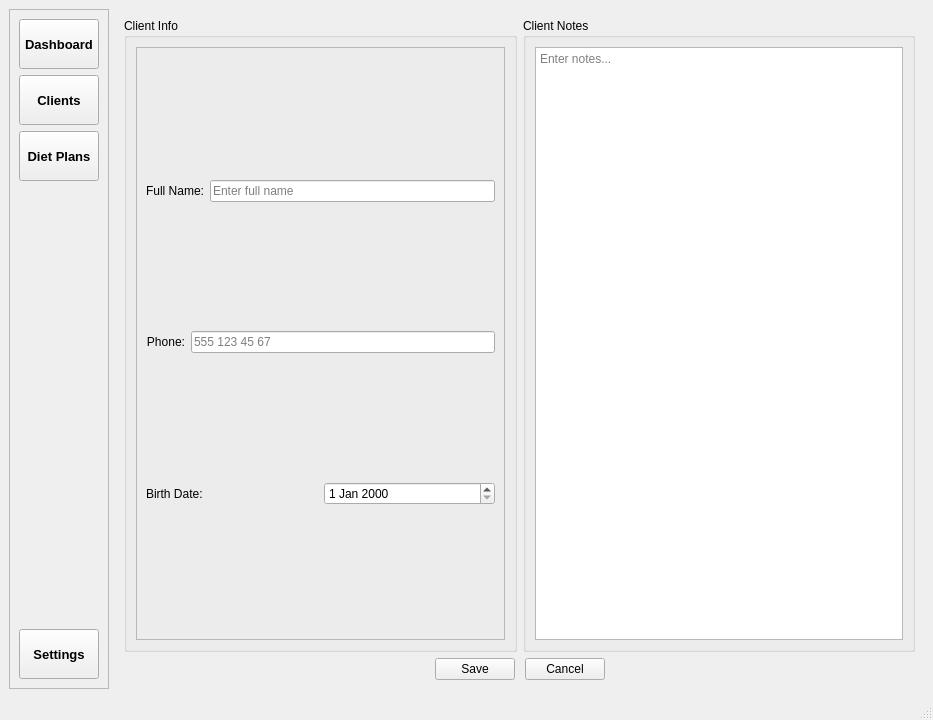
<?xml version="1.0" encoding="UTF-8"?>
<ui version="4.0">
 <class>MainWindow</class>
 <widget class="QMainWindow" name="MainWindow">
  <property name="geometry">
   <rect>
    <x>0</x>
    <y>0</y>
    <width>933</width>
    <height>720</height>
   </rect>
  </property>
  <property name="windowTitle">
   <string>MainWindow</string>
  </property>
  <widget class="QWidget" name="centralwidget">
   <layout class="QGridLayout" name="gridLayout_9">
    <item row="0" column="0">
     <widget class="QFrame" name="frame">
      <property name="maximumSize">
       <size>
        <width>200</width>
        <height>16777215</height>
       </size>
      </property>
      <property name="frameShape">
       <enum>QFrame::StyledPanel</enum>
      </property>
      <property name="frameShadow">
       <enum>QFrame::Raised</enum>
      </property>
      <layout class="QVBoxLayout" name="verticalLayout">
       <item>
        <widget class="QPushButton" name="btn_dashboard">
         <property name="minimumSize">
          <size>
           <width>0</width>
           <height>50</height>
          </size>
         </property>
         <property name="font">
          <font>
           <pointsize>10</pointsize>
           <weight>75</weight>
           <bold>true</bold>
          </font>
         </property>
         <property name="cursor">
          <cursorShape>PointingHandCursor</cursorShape>
         </property>
         <property name="text">
          <string>Dashboard</string>
         </property>
        </widget>
       </item>
       <item>
        <widget class="QPushButton" name="btn_clients">
         <property name="minimumSize">
          <size>
           <width>0</width>
           <height>50</height>
          </size>
         </property>
         <property name="font">
          <font>
           <pointsize>10</pointsize>
           <weight>75</weight>
           <bold>true</bold>
          </font>
         </property>
         <property name="cursor">
          <cursorShape>PointingHandCursor</cursorShape>
         </property>
         <property name="text">
          <string>Clients</string>
         </property>
        </widget>
       </item>
       <item>
        <widget class="QPushButton" name="btn_diet_plans">
         <property name="minimumSize">
          <size>
           <width>0</width>
           <height>50</height>
          </size>
         </property>
         <property name="font">
          <font>
           <pointsize>10</pointsize>
           <weight>75</weight>
           <bold>true</bold>
          </font>
         </property>
         <property name="cursor">
          <cursorShape>PointingHandCursor</cursorShape>
         </property>
         <property name="text">
          <string>Diet Plans</string>
         </property>
        </widget>
       </item>
       <item>
        <spacer name="verticalSpacer">
         <property name="orientation">
          <enum>Qt::Vertical</enum>
         </property>
         <property name="sizeHint" stdset="0">
          <size>
           <width>20</width>
           <height>40</height>
          </size>
         </property>
        </spacer>
       </item>
       <item>
        <widget class="QPushButton" name="btn_settings">
         <property name="minimumSize">
          <size>
           <width>0</width>
           <height>50</height>
          </size>
         </property>
         <property name="font">
          <font>
           <pointsize>10</pointsize>
           <weight>75</weight>
           <bold>true</bold>
          </font>
         </property>
         <property name="cursor">
          <cursorShape>PointingHandCursor</cursorShape>
         </property>
         <property name="text">
          <string>Settings</string>
         </property>
        </widget>
       </item>
      </layout>
     </widget>
    </item>
    <item row="0" column="1">
     <widget class="QStackedWidget" name="stackedWidget">
      <property name="currentIndex">
       <number>3</number>
      </property>
      <widget class="QWidget" name="page_dashboard">
       <layout class="QVBoxLayout" name="verticalLayout_dashboard">
        <property name="spacing">
         <number>20</number>
        </property>
        <property name="leftMargin">
         <number>20</number>
        </property>
        <property name="topMargin">
         <number>20</number>
        </property>
        <property name="rightMargin">
         <number>20</number>
        </property>
        <property name="bottomMargin">
         <number>20</number>
        </property>
        <item>
         <widget class="QLabel" name="label_greeting">
          <property name="font">
           <font>
            <pointsize>28</pointsize>
            <weight>75</weight>
            <bold>true</bold>
           </font>
          </property>
          <property name="text">
           <string>Hi, User!</string>
          </property>
         </widget>
        </item>
        <item>
         <widget class="QLabel" name="TitleLabel">
          <property name="font">
           <font>
            <pointsize>18</pointsize>
            <weight>75</weight>
            <bold>true</bold>
           </font>
          </property>
          <property name="text">
           <string> Dashboard</string>
          </property>
         </widget>
        </item>
        <item>
         <layout class="QHBoxLayout" name="horizontalLayout_stats" stretch="1,1,1">
          <item>
           <widget class="QGroupBox" name="card_total_clients">
            <property name="title">
             <string>👥 Total Clients</string>
            </property>
            <layout class="QVBoxLayout" name="verticalLayout_card1">
             <item>
              <widget class="QLabel" name="label_total_clients">
               <property name="font">
                <font>
                 <pointsize>24</pointsize>
                 <weight>75</weight>
                 <bold>true</bold>
                </font>
               </property>
               <property name="styleSheet">
                <string>color: #34C759;</string>
               </property>
               <property name="text">
                <string>0</string>
               </property>
               <property name="alignment">
                <set>Qt::AlignCenter</set>
               </property>
              </widget>
             </item>
            </layout>
           </widget>
          </item>
          <item>
           <widget class="QGroupBox" name="card_total_measurements">
            <property name="title">
             <string>📊 Total Measurements</string>
            </property>
            <layout class="QVBoxLayout" name="verticalLayout_card2">
             <item>
              <widget class="QLabel" name="label_total_measurements">
               <property name="font">
                <font>
                 <pointsize>24</pointsize>
                 <weight>75</weight>
                 <bold>true</bold>
                </font>
               </property>
               <property name="styleSheet">
                <string>color: #FF9500;</string>
               </property>
               <property name="text">
                <string>0</string>
               </property>
               <property name="alignment">
                <set>Qt::AlignCenter</set>
               </property>
              </widget>
             </item>
            </layout>
           </widget>
          </item>
          <item>
           <widget class="QGroupBox" name="card_active_diets">
            <property name="title">
             <string>🥗 Active Diets</string>
            </property>
            <layout class="QVBoxLayout" name="verticalLayout_card3">
             <item>
              <widget class="QLabel" name="label_active_diets">
               <property name="font">
                <font>
                 <pointsize>24</pointsize>
                 <weight>75</weight>
                 <bold>true</bold>
                </font>
               </property>
               <property name="styleSheet">
                <string>color: #007AFF;</string>
               </property>
               <property name="text">
                <string>0</string>
               </property>
               <property name="alignment">
                <set>Qt::AlignCenter</set>
               </property>
              </widget>
             </item>
            </layout>
           </widget>
          </item>
         </layout>
        </item>
        <item>
         <widget class="QGroupBox" name="groupBox_recent_activity">
          <property name="title">
           <string>📋 Recent Activity</string>
          </property>
          <layout class="QVBoxLayout" name="verticalLayout_activity">
           <item>
            <widget class="QListWidget" name="list_recent_activity"/>
           </item>
          </layout>
         </widget>
        </item>
        <item>
         <spacer name="verticalSpacer">
          <property name="orientation">
           <enum>Qt::Vertical</enum>
          </property>
          <property name="sizeHint" stdset="0">
           <size>
            <width>20</width>
            <height>40</height>
           </size>
          </property>
         </spacer>
        </item>
       </layout>
      </widget>
      <widget class="QWidget" name="page_clients">
       <layout class="QVBoxLayout" name="verticalLayout_2">
        <item>
         <layout class="QHBoxLayout" name="horizontalLayout_2">
          <item>
           <widget class="QPushButton" name="btn_delete">
            <property name="text">
             <string>Delete Client</string>
            </property>
           </widget>
          </item>
          <item>
           <widget class="QPushButton" name="btn_add_new">
            <property name="cursor">
             <cursorShape>PointingHandCursor</cursorShape>
            </property>
            <property name="text">
             <string>Add New Client</string>
            </property>
           </widget>
          </item>
          <item>
           <widget class="QLineEdit" name="search_clients">
            <property name="placeholderText">
             <string>🔍 Search by name...</string>
            </property>
           </widget>
          </item>
         </layout>
        </item>
        <item>
         <widget class="QTableWidget" name="tableWidget"/>
        </item>
       </layout>
      </widget>
      <widget class="QWidget" name="page_client_detail">
       <property name="sizePolicy">
        <sizepolicy hsizetype="Expanding" vsizetype="Expanding">
         <horstretch>0</horstretch>
         <verstretch>0</verstretch>
        </sizepolicy>
       </property>
       <layout class="QVBoxLayout" name="verticalLayout_8">
        <item>
         <layout class="QHBoxLayout" name="horizontalLayout_6">
          <item>
           <widget class="QPushButton" name="btn_back_to_list">
            <property name="text">
             <string>Back</string>
            </property>
           </widget>
          </item>
          <item>
           <widget class="QPushButton" name="btn_edit">
            <property name="cursor">
             <cursorShape>PointingHandCursor</cursorShape>
            </property>
            <property name="text">
             <string>Edit Client</string>
            </property>
           </widget>
          </item>
          <item>
           <widget class="QLabel" name="lbl_client_name">
            <property name="font">
             <font>
              <family>MS UI Gothic</family>
              <pointsize>24</pointsize>
             </font>
            </property>
            <property name="text">
             <string>Client Detail</string>
            </property>
           </widget>
          </item>
          <item>
           <widget class="QLabel" name="lbl_age">
            <property name="text">
             <string>...age</string>
            </property>
           </widget>
          </item>
          <item>
           <widget class="QLabel" name="lbl_client_phone">
            <property name="text">
             <string>phone....</string>
            </property>
           </widget>
          </item>
         </layout>
        </item>
        <item>
         <widget class="QTabWidget" name="tabWidget">
          <property name="layoutDirection">
           <enum>Qt::LeftToRight</enum>
          </property>
          <property name="currentIndex">
           <number>0</number>
          </property>
          <widget class="QWidget" name="tab_overview">
           <attribute name="title">
            <string>Overview</string>
           </attribute>
           <layout class="QVBoxLayout" name="verticalLayout_9"/>
          </widget>
          <widget class="QWidget" name="tab_measurements">
           <attribute name="title">
            <string>Measurements</string>
           </attribute>
           <layout class="QVBoxLayout" name="verticalLayout_10">
            <item>
             <widget class="QTableWidget" name="table_measurements">
              <column>
               <property name="text">
                <string>Date</string>
               </property>
              </column>
              <column>
               <property name="text">
                <string>Weight (kg)</string>
               </property>
              </column>
              <column>
               <property name="text">
                <string>Waist (cm)</string>
               </property>
              </column>
              <column>
               <property name="text">
                <string>Body Fat (%)</string>
               </property>
              </column>
              <column>
               <property name="text">
                <string>Muscle (kg)</string>
               </property>
              </column>
              <column>
               <property name="text">
                <string>Metabolic Age</string>
               </property>
              </column>
              <column>
               <property name="text">
                <string>BMR (kcal)</string>
               </property>
              </column>
             </widget>
            </item>
           </layout>
          </widget>
          <widget class="QWidget" name="tab_notes">
           <attribute name="title">
            <string>Notes</string>
           </attribute>
           <layout class="QGridLayout" name="gridLayout">
            <item row="0" column="0">
             <widget class="QGroupBox" name="groupBox_7">
              <property name="sizePolicy">
               <sizepolicy hsizetype="Expanding" vsizetype="Expanding">
                <horstretch>0</horstretch>
                <verstretch>0</verstretch>
               </sizepolicy>
              </property>
              <property name="title">
               <string>Notes</string>
              </property>
              <widget class="QLabel" name="lbl_client_notes">
               <property name="geometry">
                <rect>
                 <x>20</x>
                 <y>30</y>
                 <width>251</width>
                 <height>61</height>
                </rect>
               </property>
               <property name="text">
                <string>....</string>
               </property>
               <property name="wordWrap">
                <bool>true</bool>
               </property>
              </widget>
             </widget>
            </item>
           </layout>
          </widget>
         </widget>
        </item>
        <item>
         <layout class="QHBoxLayout" name="horizontalLayout_8">
          <item>
           <spacer name="horizontalSpacer_2">
            <property name="orientation">
             <enum>Qt::Horizontal</enum>
            </property>
            <property name="sizeHint" stdset="0">
             <size>
              <width>40</width>
              <height>20</height>
             </size>
            </property>
           </spacer>
          </item>
          <item>
           <widget class="QPushButton" name="btn_add_measurement">
            <property name="font">
             <font>
              <pointsize>10</pointsize>
              <weight>75</weight>
              <bold>true</bold>
             </font>
            </property>
            <property name="cursor">
             <cursorShape>PointingHandCursor</cursorShape>
            </property>
            <property name="text">
             <string>+ Add Measurement</string>
            </property>
           </widget>
          </item>
         </layout>
        </item>
        <item>
         <widget class="Line" name="line">
          <property name="orientation">
           <enum>Qt::Horizontal</enum>
          </property>
         </widget>
        </item>
       </layout>
      </widget>
      <widget class="QWidget" name="page_add_client">
       <layout class="QGridLayout" name="gridLayout_12">
        <item row="0" column="0">
         <widget class="QGroupBox" name="groupBox_11">
          <property name="title">
           <string>Client Info</string>
          </property>
          <layout class="QGridLayout" name="gridLayout_11">
           <item row="0" column="0">
            <widget class="QFrame" name="frame_5">
             <property name="frameShape">
              <enum>QFrame::StyledPanel</enum>
             </property>
             <property name="frameShadow">
              <enum>QFrame::Raised</enum>
             </property>
             <layout class="QVBoxLayout" name="verticalLayout_18">
              <item>
               <layout class="QHBoxLayout" name="horizontalLayout_12">
                <item>
                 <widget class="QLabel" name="label_name">
                  <property name="text">
                   <string>Full Name:</string>
                  </property>
                  <property name="alignment">
                   <set>Qt::AlignRight|Qt::AlignTrailing|Qt::AlignVCenter</set>
                  </property>
                 </widget>
                </item>
                <item>
                 <widget class="QLineEdit" name="txt_name">
                  <property name="placeholderText">
                   <string>Enter full name</string>
                  </property>
                 </widget>
                </item>
               </layout>
              </item>
              <item>
               <layout class="QHBoxLayout" name="horizontalLayout_13">
                <item>
                 <widget class="QLabel" name="label_phone">
                  <property name="text">
                   <string>Phone:</string>
                  </property>
                  <property name="alignment">
                   <set>Qt::AlignRight|Qt::AlignTrailing|Qt::AlignVCenter</set>
                  </property>
                 </widget>
                </item>
                <item>
                 <widget class="QLineEdit" name="txt_phone">
                  <property name="placeholderText">
                   <string>555 123 45 67</string>
                  </property>
                 </widget>
                </item>
               </layout>
              </item>
              <item>
               <layout class="QHBoxLayout" name="horizontalLayout_14">
                <item>
                 <widget class="QLabel" name="label_birth_date">
                  <property name="text">
                   <string>Birth Date:</string>
                  </property>
                  <property name="alignment">
                   <set>Qt::AlignLeading|Qt::AlignLeft|Qt::AlignVCenter</set>
                  </property>
                 </widget>
                </item>
                <item>
                 <widget class="QDateEdit" name="date_birth_add"/>
                </item>
               </layout>
              </item>
             </layout>
            </widget>
           </item>
          </layout>
         </widget>
        </item>
        <item row="0" column="1">
         <widget class="QGroupBox" name="groupBox_8">
          <property name="title">
           <string>Client Notes</string>
          </property>
          <layout class="QGridLayout" name="gridLayout_10">
           <item row="0" column="0">
            <widget class="QPlainTextEdit" name="txt_notes">
             <property name="placeholderText">
              <string>Enter notes...</string>
             </property>
            </widget>
           </item>
          </layout>
         </widget>
        </item>
        <item row="1" column="0" colspan="2">
         <layout class="QHBoxLayout" name="horizontalLayout_buttons">
          <property name="spacing">
           <number>10</number>
          </property>
          <item>
           <spacer name="horizontalSpacer_left">
            <property name="orientation">
             <enum>Qt::Horizontal</enum>
            </property>
            <property name="sizeType">
             <enum>QSizePolicy::Expanding</enum>
            </property>
            <property name="sizeHint" stdset="0">
             <size>
              <width>40</width>
              <height>20</height>
             </size>
            </property>
           </spacer>
          </item>
          <item>
           <widget class="QPushButton" name="btn_save">
            <property name="text">
             <string>Save</string>
            </property>
           </widget>
          </item>
          <item>
           <widget class="QPushButton" name="btn_cancel">
            <property name="text">
             <string>Cancel</string>
            </property>
           </widget>
          </item>
          <item>
           <spacer name="horizontalSpacer_right">
            <property name="orientation">
             <enum>Qt::Horizontal</enum>
            </property>
            <property name="sizeType">
             <enum>QSizePolicy::Expanding</enum>
            </property>
            <property name="sizeHint" stdset="0">
             <size>
              <width>40</width>
              <height>20</height>
             </size>
            </property>
           </spacer>
          </item>
         </layout>
        </item>
       </layout>
      </widget>
      <widget class="QWidget" name="page_diet_plans">
       <property name="sizePolicy">
        <sizepolicy hsizetype="Expanding" vsizetype="Expanding">
         <horstretch>0</horstretch>
         <verstretch>0</verstretch>
        </sizepolicy>
       </property>
       <layout class="QVBoxLayout" name="verticalLayout_17">
        <item>
         <layout class="QHBoxLayout" name="horizontalLayout_10">
          <item>
           <widget class="QComboBox" name="cmb_client_select">
            <property name="placeholderText" stdset="0">
             <string>Select a client...</string>
            </property>
           </widget>
          </item>
          <item>
           <spacer name="horizontalSpacer_diet">
            <property name="orientation">
             <enum>Qt::Horizontal</enum>
            </property>
            <property name="sizeType">
             <enum>QSizePolicy::Expanding</enum>
            </property>
            <property name="sizeHint" stdset="0">
             <size>
              <width>40</width>
              <height>20</height>
             </size>
            </property>
           </spacer>
          </item>
         </layout>
        </item>
        <item>
         <widget class="QStackedWidget" name="stack_diet_sub">
          <property name="currentIndex">
           <number>0</number>
          </property>
          <widget class="QWidget" name="page">
           <layout class="QVBoxLayout" name="verticalLayout_6">
            <item>
             <layout class="QHBoxLayout" name="horizontalLayout_11">
              <item>
               <spacer name="horizontalSpacer_4">
                <property name="orientation">
                 <enum>Qt::Horizontal</enum>
                </property>
                <property name="sizeHint" stdset="0">
                 <size>
                  <width>40</width>
                  <height>20</height>
                 </size>
                </property>
               </spacer>
              </item>
              <item>
               <widget class="QPushButton" name="btn_new_diet">
                <property name="cursor">
                 <cursorShape>PointingHandCursor</cursorShape>
                </property>
                <property name="text">
                 <string>Add New Diet</string>
                </property>
               </widget>
              </item>
             </layout>
            </item>
            <item>
             <widget class="QTableWidget" name="table_diet_history">
              <attribute name="horizontalHeaderCascadingSectionResizes">
               <bool>false</bool>
              </attribute>
              <column>
               <property name="text">
                <string>Date</string>
               </property>
               <property name="textAlignment">
                <set>AlignCenter</set>
               </property>
              </column>
              <column>
               <property name="text">
                <string>Diet Name</string>
               </property>
               <property name="textAlignment">
                <set>AlignCenter</set>
               </property>
              </column>
              <column>
               <property name="text">
                <string>Status</string>
               </property>
               <property name="textAlignment">
                <set>AlignCenter</set>
               </property>
              </column>
             </widget>
            </item>
           </layout>
          </widget>
          <widget class="QWidget" name="page_2">
           <layout class="QVBoxLayout" name="verticalLayout_7">
            <item>
             <widget class="QScrollArea" name="scrollArea">
              <property name="widgetResizable">
               <bool>true</bool>
              </property>
              <widget class="QWidget" name="scrollAreaWidgetContents">
               <property name="geometry">
                <rect>
                 <x>0</x>
                 <y>0</y>
                 <width>304</width>
                 <height>852</height>
                </rect>
               </property>
               <property name="sizePolicy">
                <sizepolicy hsizetype="Expanding" vsizetype="Expanding">
                 <horstretch>0</horstretch>
                 <verstretch>0</verstretch>
                </sizepolicy>
               </property>
               <property name="inputMethodHints">
                <set>Qt::ImhSensitiveData</set>
               </property>
               <layout class="QVBoxLayout" name="verticalLayout_3">
                <item>
                 <widget class="QLineEdit" name="txt_diet_title">
                  <property name="placeholderText">
                   <string>📋 Diet Plan Title (e.g., Detox Plan, Weight Loss, etc.)</string>
                  </property>
                 </widget>
                </item>
                <item>
                 <widget class="QGroupBox" name="groupBox">
                  <property name="sizePolicy">
                   <sizepolicy hsizetype="Expanding" vsizetype="Expanding">
                    <horstretch>0</horstretch>
                    <verstretch>0</verstretch>
                   </sizepolicy>
                  </property>
                  <property name="title">
                   <string>Breakfast</string>
                  </property>
                  <layout class="QGridLayout" name="gridLayout_3">
                   <item row="0" column="0">
                    <widget class="QPlainTextEdit" name="txt_breakfast"/>
                   </item>
                  </layout>
                 </widget>
                </item>
                <item>
                 <widget class="QGroupBox" name="groupBox_2">
                  <property name="sizePolicy">
                   <sizepolicy hsizetype="Expanding" vsizetype="Expanding">
                    <horstretch>0</horstretch>
                    <verstretch>0</verstretch>
                   </sizepolicy>
                  </property>
                  <property name="title">
                   <string>Morning Snack</string>
                  </property>
                  <layout class="QGridLayout" name="gridLayout_4">
                   <item row="0" column="0">
                    <widget class="QPlainTextEdit" name="txt_snack_1"/>
                   </item>
                  </layout>
                 </widget>
                </item>
                <item>
                 <widget class="QGroupBox" name="groupBox_3">
                  <property name="sizePolicy">
                   <sizepolicy hsizetype="Expanding" vsizetype="Expanding">
                    <horstretch>0</horstretch>
                    <verstretch>0</verstretch>
                   </sizepolicy>
                  </property>
                  <property name="title">
                   <string>Lunch</string>
                  </property>
                  <layout class="QGridLayout" name="gridLayout_5">
                   <item row="0" column="0">
                    <widget class="QPlainTextEdit" name="txt_lunch"/>
                   </item>
                  </layout>
                 </widget>
                </item>
                <item>
                 <widget class="QGroupBox" name="groupBox_4">
                  <property name="sizePolicy">
                   <sizepolicy hsizetype="Expanding" vsizetype="Expanding">
                    <horstretch>0</horstretch>
                    <verstretch>0</verstretch>
                   </sizepolicy>
                  </property>
                  <property name="title">
                   <string>Afternoon Snack</string>
                  </property>
                  <layout class="QGridLayout" name="gridLayout_6">
                   <item row="0" column="0">
                    <widget class="QPlainTextEdit" name="txt_snack_2"/>
                   </item>
                  </layout>
                 </widget>
                </item>
                <item>
                 <widget class="QGroupBox" name="groupBox_5">
                  <property name="sizePolicy">
                   <sizepolicy hsizetype="Expanding" vsizetype="Expanding">
                    <horstretch>0</horstretch>
                    <verstretch>0</verstretch>
                   </sizepolicy>
                  </property>
                  <property name="title">
                   <string>Dinner</string>
                  </property>
                  <layout class="QGridLayout" name="gridLayout_7">
                   <item row="0" column="0">
                    <widget class="QPlainTextEdit" name="txt_dinner"/>
                   </item>
                  </layout>
                 </widget>
                </item>
                <item>
                 <widget class="QGroupBox" name="groupBox_6">
                  <property name="sizePolicy">
                   <sizepolicy hsizetype="Expanding" vsizetype="Expanding">
                    <horstretch>0</horstretch>
                    <verstretch>0</verstretch>
                   </sizepolicy>
                  </property>
                  <property name="title">
                   <string>Evening Snack</string>
                  </property>
                  <layout class="QGridLayout" name="gridLayout_8">
                   <item row="0" column="0">
                    <widget class="QPlainTextEdit" name="txt_snack_3"/>
                   </item>
                  </layout>
                 </widget>
                </item>
                <item>
                 <layout class="QHBoxLayout" name="horizontalLayout">
                  <item>
                   <widget class="QPushButton" name="btn_save_diet">
                    <property name="font">
                     <font>
                      <pointsize>10</pointsize>
                      <weight>75</weight>
                      <bold>true</bold>
                     </font>
                    </property>
                    <property name="cursor">
                     <cursorShape>PointingHandCursor</cursorShape>
                    </property>
                    <property name="text">
                     <string>Save Diet Plan</string>
                    </property>
                   </widget>
                  </item>
                  <item>
                   <widget class="QPushButton" name="btn_delete_diet">
                    <property name="font">
                     <font>
                      <pointsize>10</pointsize>
                      <weight>75</weight>
                      <bold>true</bold>
                     </font>
                    </property>
                    <property name="text">
                     <string>Delete Diet Plan</string>
                    </property>
                   </widget>
                  </item>
                 </layout>
                </item>
               </layout>
              </widget>
             </widget>
            </item>
           </layout>
          </widget>
         </widget>
        </item>
        <item>
         <layout class="QHBoxLayout" name="horizontalLayout_9">
          <item>
           <spacer name="horizontalSpacer_3">
            <property name="orientation">
             <enum>Qt::Horizontal</enum>
            </property>
            <property name="sizeHint" stdset="0">
             <size>
              <width>40</width>
              <height>20</height>
             </size>
            </property>
           </spacer>
          </item>
          <item>
           <widget class="QPushButton" name="btn_back_to_diet_list">
            <property name="cursor">
             <cursorShape>PointingHandCursor</cursorShape>
            </property>
            <property name="text">
             <string>Back To Diet List</string>
            </property>
           </widget>
          </item>
         </layout>
        </item>
       </layout>
      </widget>
      <widget class="QWidget" name="page_settings">
       <layout class="QGridLayout" name="gridLayout_2">
        <item row="1" column="0">
         <widget class="QGroupBox" name="groupBox_10">
          <property name="title">
           <string>📊 DATA &amp;&amp; EXPORT</string>
          </property>
          <layout class="QVBoxLayout" name="verticalLayout_12">
           <item>
            <widget class="QFrame" name="frame_3">
             <property name="frameShape">
              <enum>QFrame::StyledPanel</enum>
             </property>
             <property name="frameShadow">
              <enum>QFrame::Raised</enum>
             </property>
             <layout class="QVBoxLayout" name="verticalLayout_15">
              <item>
               <layout class="QVBoxLayout" name="verticalLayout_11">
                <item>
                 <widget class="QLabel" name="label_total_clients_2">
                  <property name="text">
                   <string>Total Clients: 5</string>
                  </property>
                 </widget>
                </item>
                <item>
                 <widget class="QLabel" name="label_total_measurements_2">
                  <property name="text">
                   <string>Total Measurements: 12</string>
                  </property>
                 </widget>
                </item>
               </layout>
              </item>
              <item>
               <layout class="QHBoxLayout" name="horizontalLayout_7">
                <item>
                 <widget class="QPushButton" name="btn_export_pdf">
                  <property name="cursor">
                   <cursorShape>PointingHandCursor</cursorShape>
                  </property>
                  <property name="text">
                   <string>Export as PDF</string>
                  </property>
                 </widget>
                </item>
                <item>
                 <widget class="QPushButton" name="btn_backup">
                  <property name="cursor">
                   <cursorShape>PointingHandCursor</cursorShape>
                  </property>
                  <property name="text">
                   <string>Backup</string>
                  </property>
                 </widget>
                </item>
               </layout>
              </item>
             </layout>
            </widget>
           </item>
          </layout>
         </widget>
        </item>
        <item row="1" column="1">
         <widget class="QGroupBox" name="groupBox_9">
          <property name="title">
           <string>🌍 PREFERENCES</string>
          </property>
          <layout class="QVBoxLayout" name="verticalLayout_5">
           <item>
            <widget class="QFrame" name="frame_4">
             <property name="frameShape">
              <enum>QFrame::StyledPanel</enum>
             </property>
             <property name="frameShadow">
              <enum>QFrame::Raised</enum>
             </property>
             <layout class="QVBoxLayout" name="verticalLayout_16">
              <item>
               <layout class="QHBoxLayout" name="horizontalLayout_4">
                <item>
                 <widget class="QLabel" name="label">
                  <property name="text">
                   <string>🌐 Language:</string>
                  </property>
                 </widget>
                </item>
                <item>
                 <widget class="QComboBox" name="combo_language">
                  <property name="cursor">
                   <cursorShape>PointingHandCursor</cursorShape>
                  </property>
                  <item>
                   <property name="text">
                    <string>English</string>
                   </property>
                  </item>
                  <item>
                   <property name="text">
                    <string>Türkçe</string>
                   </property>
                  </item>
                  <item>
                   <property name="text">
                    <string>한국어</string>
                   </property>
                  </item>
                 </widget>
                </item>
               </layout>
              </item>
              <item>
               <layout class="QHBoxLayout" name="horizontalLayout_5">
                <item>
                 <widget class="QLabel" name="label_2">
                  <property name="text">
                   <string>🎨 Theme:</string>
                  </property>
                 </widget>
                </item>
                <item>
                 <widget class="QComboBox" name="combo_theme">
                  <property name="cursor">
                   <cursorShape>PointingHandCursor</cursorShape>
                  </property>
                  <item>
                   <property name="text">
                    <string>Light</string>
                   </property>
                  </item>
                  <item>
                   <property name="text">
                    <string>Dark</string>
                   </property>
                  </item>
                 </widget>
                </item>
               </layout>
              </item>
             </layout>
            </widget>
           </item>
          </layout>
         </widget>
        </item>
        <item row="0" column="0" colspan="2">
         <widget class="QGroupBox" name="group_profile">
          <property name="title">
           <string>👤 PROFILE</string>
          </property>
          <layout class="QVBoxLayout" name="verticalLayout_4">
           <item>
            <widget class="QFrame" name="frame_2">
             <property name="frameShape">
              <enum>QFrame::StyledPanel</enum>
             </property>
             <property name="frameShadow">
              <enum>QFrame::Raised</enum>
             </property>
             <layout class="QVBoxLayout" name="verticalLayout_14">
              <item>
               <layout class="QHBoxLayout" name="horizontalLayout_3">
                <item>
                 <widget class="QLabel" name="label_current_user">
                  <property name="text">
                   <string>Logged in as: John Smith</string>
                  </property>
                 </widget>
                </item>
                <item>
                 <spacer name="horizontalSpacer">
                  <property name="orientation">
                   <enum>Qt::Horizontal</enum>
                  </property>
                  <property name="sizeHint" stdset="0">
                   <size>
                    <width>40</width>
                    <height>20</height>
                   </size>
                  </property>
                 </spacer>
                </item>
                <item>
                 <layout class="QVBoxLayout" name="verticalLayout_13">
                  <item>
                   <widget class="QPushButton" name="btn_edit_profile">
                    <property name="cursor">
                     <cursorShape>PointingHandCursor</cursorShape>
                    </property>
                    <property name="text">
                     <string>Edit Profile</string>
                    </property>
                   </widget>
                  </item>
                  <item>
                   <widget class="QPushButton" name="btn_change_password">
                    <property name="cursor">
                     <cursorShape>PointingHandCursor</cursorShape>
                    </property>
                    <property name="text">
                     <string>Change Password</string>
                    </property>
                   </widget>
                  </item>
                  <item>
                   <widget class="QPushButton" name="btn_logout">
                    <property name="cursor">
                     <cursorShape>PointingHandCursor</cursorShape>
                    </property>
                    <property name="text">
                     <string>Logout</string>
                    </property>
                   </widget>
                  </item>
                 </layout>
                </item>
               </layout>
              </item>
             </layout>
            </widget>
           </item>
          </layout>
         </widget>
        </item>
       </layout>
      </widget>
     </widget>
    </item>
   </layout>
  </widget>
  <widget class="QMenuBar" name="menubar">
   <property name="geometry">
    <rect>
     <x>0</x>
     <y>0</y>
     <width>933</width>
     <height>26</height>
    </rect>
   </property>
  </widget>
  <widget class="QStatusBar" name="statusbar"/>
 </widget>
 <resources/>
 <connections/>
</ui>
